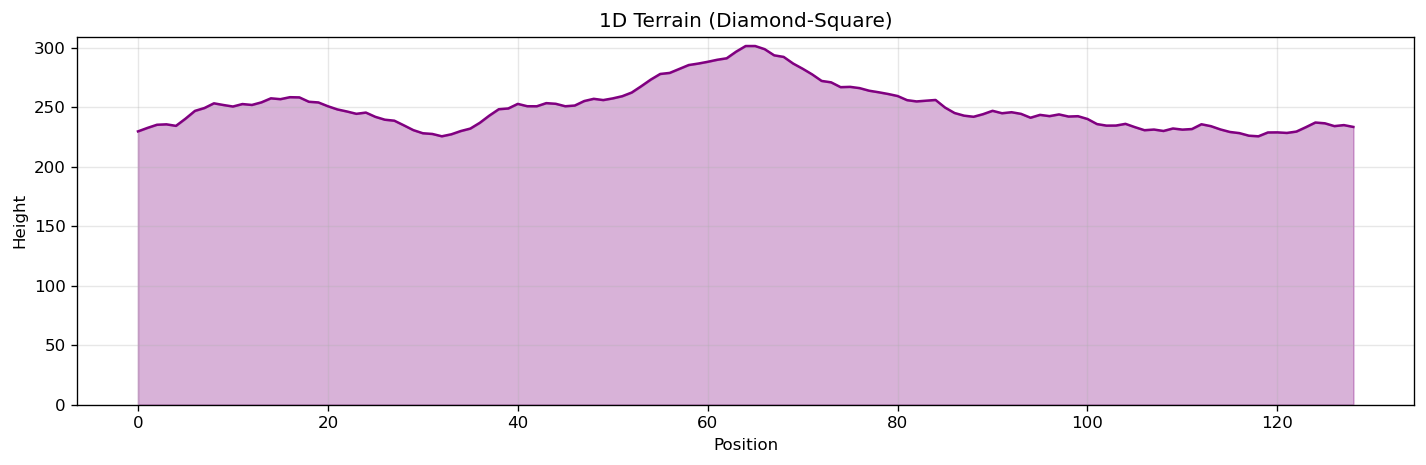

Recreate this plot in Python.
import matplotlib.pyplot as plt
import numpy as np

from generalized_o3_pro import create_space, diamond_square_nd

size = 129
minval = 0
maxval = 255

space = create_space(1, size, minval, maxval)
diamond_square_nd(space, stitch_dim=0, factor=0.5, noise_lo=-maxval/2, noise_hi=maxval/2, seed=42)

fig, ax = plt.subplots(figsize=(12, 4))
x = np.arange(size)
ax.plot(x, space, linewidth=1.5, color='purple')
ax.fill_between(x, 0, space, alpha=0.3, color='purple')
ax.set_xlabel('Position')
ax.set_ylabel('Height')
ax.set_title('1D Terrain (Diamond-Square)')
ax.grid(True, alpha=0.3)
# Set ylim to show full range of data
data_min, data_max = space.min(), space.max()
margin = (data_max - data_min) * 0.1
ax.set_ylim(min(0, data_min - margin), data_max + margin)
plt.tight_layout()
plt.savefig("onedim.png", dpi=120, bbox_inches='tight')
plt.close()
